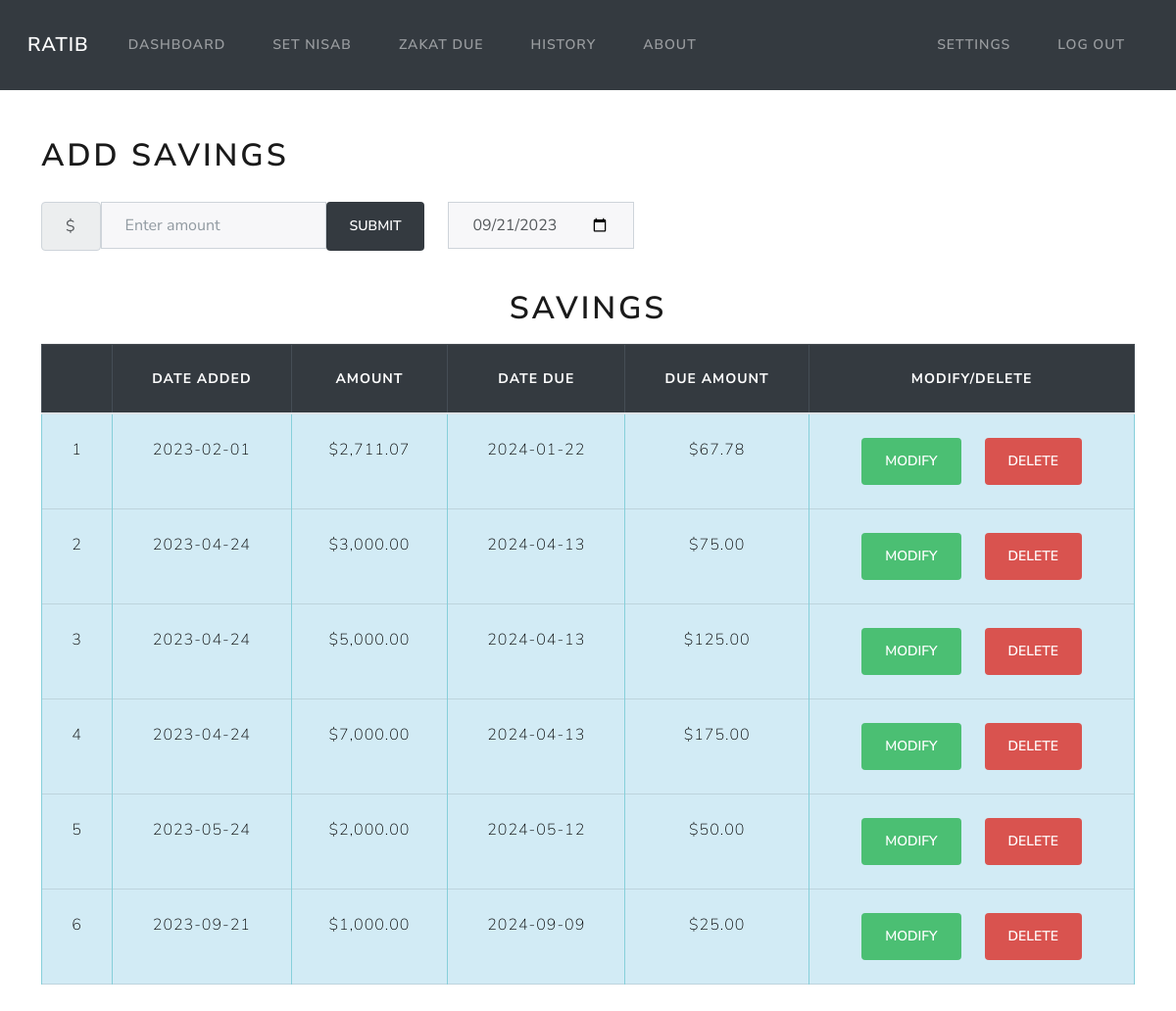
The page /dashboard (signed in) on the database as committed earlier.
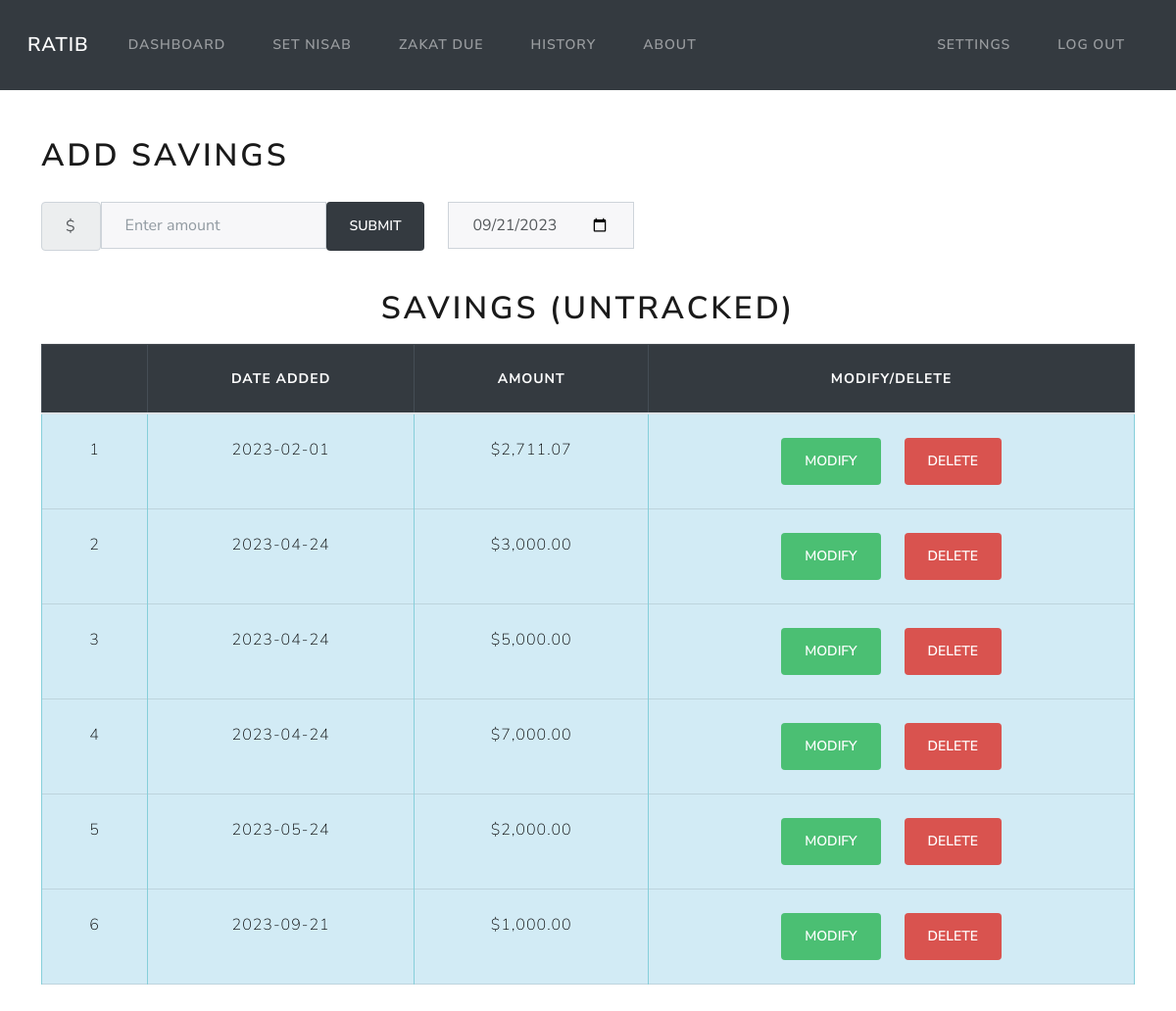
The same page on the database as committed later.
### models.py (models this page shows)
class Income(Base):
    __tablename__ = 'income'
    id = Column(Integer, primary_key=True)
    amount = Column(Numeric(10,2))
    date = Column(DateTime, default=func.now())
    due_date = Column(DateTime, default=calculate_due_date())
    due_amount = Column(Numeric(10,2))
    user_id = Column(Integer, ForeignKey('users.id'))
    user = relationship("User", back_populates="income")
    paid = Column(Boolean, default=False)

class Untracked_Income(Base):
    __tablename__ = 'untracked_income'
    id = Column(Integer, primary_key=True)
    amount = Column(Numeric(10,2))
    date = Column(DateTime, default=func.now())
    user_id = Column(Integer, ForeignKey('users.id'))
    user = relationship("User", back_populates="untracked_income")

### app.py (the view)
@app.route('/dashboard')
@login_required
def dashboard():
    userid = flasksession.get("user_id")
    incomes = session.query(Income).filter_by(user_id=userid, paid=False).all()
    untracked_incomes = session.query(Untracked_Income).filter_by(user_id=userid).all()
    if incomes:
        return render_template('dashboard.html', incomes=incomes, datetime=datetime)
    elif untracked_incomes:
        return render_template('dashboard.html', untracked_incomes=untracked_incomes, datetime=datetime)
    else:
        return render_template('dashboard.html', datetime=datetime)

### app.py (called while the page is built)
@app.teardown_appcontext
def shutdown_session(exception=None):
    session.remove()

### utils.py (called while the page is built)
def login_required(f):
    @wraps(f)
    def decorated_function(*args, **kwargs):
        if session.get("user_id") is None:
            return redirect("/login")
        return f(*args, **kwargs)
    return decorated_function

def usd(value):
    return f"${value:,.2f}"

### templates/dashboard.html (shortened to what this page needs)
{% extends 'layout.html' %}
{% block content %}
<h1 class="mb-2"> Add Savings </h1>
<form class="mb-2" action="/addmoney" method="post">
    <div class="row">
        <div class="form-group col-auto">
            <div class="input-group">
                <span class="input-group-text">$</span>
                <input autocomplete="off" class="form-control mx-auto" type="number" step="0.01" name="income" id="money" placeholder="Enter amount">
                <button class="btn btn-dark" type="submit">Submit</button>
            </div>
        </div>
        <div class="form-group col-auto">
            <div class="input-group datepicker">
                {% set current_date = datetime.strftime(datetime.now(), '%Y-%m-%d') %}
                <input type="date" class="form-control" id="datepicker" name="date" value="{{ current_date }}" required>
            </div>
        </div>
    </div>
</form>
{% if incomes %}
<div class="table-responsive">
    <table class="table table-bordered mt-3" id="income-table">
        <h1 class="mt-3 text-center"> Savings </h1>
        <thead class="table-dark text-center">
                <th></th>
                <th>Date added</th>
                <th>Amount</th>
                <th id="due-date-header">Date Due</th>
                <th id="due-amount-header">Due Amount</th>
                <th>Modify/Delete</th>
            </thead>
            <tbody class="table-info text-center">
                {% for income in incomes | sort(attribute='date') %}
                <tr>
                    <td class="text-center">{{ loop.index }}</td>
                    <td>{{ income.date.date() }}</td>
                    <td>{{ income.amount | usd}}</td>
                    <td>{{ income.due_date.date() }}</td>
                    <td>{{ income.due_amount | usd}}</td>
                    <td class="text-center">
                        <div class="row justify-content-center">
                            <div class="col-auto">
                                <form id="modify-form">
                                    <button type="submit" class="btn btn-success" id="modify-button" name="action" value="tracked">Modify</button>
                                </form>
                            </div>
                            <div class="col-auto">
                                <form action="/delete_entry", method="post">
                                    <button type="submit" class="btn btn-danger" name="action" value="tracked">Delete</button>
                                </form>
                            </div>
                        </div>
                    </td>
                </tr>
                {% endfor %}
            </tbody>
    </table>
</div>
{% elif untracked_incomes %}
<div class="table-responsive">
    <table class="table table-bordered mt-3" id="untracked-table">
        <h1 class="mt-3 text-center"> Savings (Untracked) </h1>
        <thead class="table-dark text-center">
                <th></th>
                <th>Date added</th>
                <th>Amount</th>
                <th>Modify/Delete</th>
            </thead>
            <tbody class="table-info text-center">
                {% for income in untracked_incomes | sort(attribute='date') %}
                <tr>
                    <td class="text-center">{{ loop.index }}</td>
                    <td>{{ income.date.date() }}</td>
                    <td>{{ income.amount | usd}}</td>
                    <td class="text-center">
                        <div class="row justify-content-center">
                            <div class="col-auto">
                                <form id="modify-form">
                                    <button type="submit" class="btn btn-success" id="modify-button" name="action" value="untracked">Modify</button>
                                </form>
                            </div>
                            <div class="col-auto">
                                <form action="/delete_entry", method="post">
                                    <button type="submit" class="btn btn-danger" name="action" value="untracked">Delete</button>
                                </form>
                            </div>
                        </div>
                    </td>
                </tr>
                {% endfor %}
            </tbody>
    </table>
</div>
{% endif %}
{% endblock %}

### templates/layout.html (shortened to what this page needs)
<!doctype html>
<html lang="en">
<head>
  {% block head %}
  <link rel="stylesheet" href="https://cdn.jsdelivr.net/npm/bootstrap@4.3.1/dist/css/bootstrap.min.css"
>
  <link rel="stylesheet" href="/static/lux.css">
  <link rel="stylesheet" href="/static/styles.css">
  {% endblock %}
</head>
<body>
  <nav class="navbar navbar-expand-md navbar-dark bg-dark mx-auto">
    <div class="container-fluid">
      <a class="navbar-brand ml-3" href="/">Ratib</a>
      <div class="collapse navbar-collapse" id="navbarNav">
        {% if session["user_id"] %}
        <ul class="navbar-nav me-auto">
        <li class="nav-item">
          <a class="nav-link" href="/dashboard">Dashboard</a>
        </li>
        <li class="nav-item">
          <a class="nav-link" href="/nisab">Set Nisab</a>
        </li>
          <li class="nav-item">
            <a class="nav-link" href="/due">Zakat Due</a>
          </li>
          <li class="nav-item">
            <a class="nav-link" href="/history">History</a>
          </li>
          <li class="nav-item">
            <a class="nav-link" href="/guide">About</a>
          </li>
        </ul>
        <ul class="navbar-nav ms-auto">
          <li class="nav-item">
            <a class="nav-link" href="/settings">Settings</a>
          </li>
          <li class="nav-item">
            <a class="nav-link" href="/logout">Log Out</a>
          </li>
        </ul>
        {% endif %}
      </div>
    </div>
  </nav>
  <div id="content">
    <main class="container py-5 text-center">
      <div class="row text-left">
        {% block content %}{% endblock %}
      </div>
    </main>
  </div>
</body>
</html>

Rows that differ between the two databases and show on the page:
removed Income: date "2023-02-01", amount "$2,711.07", due_date "2024-01-22", due_amount "$67.78"
removed Income: date "2023-04-24", amount "$3,000.00", due_date "2024-04-13", due_amount "$75.00"
removed Income: date "2023-04-24", amount "$5,000.00", due_date "2024-04-13", due_amount "$125.00"
removed Income: date "2023-04-24", amount "$7,000.00", due_date "2024-04-13", due_amount "$175.00"
removed Income: date "2023-05-24", amount "$2,000.00", due_date "2024-05-12", due_amount "$50.00"
removed Income: date "2023-09-21", amount "$1,000.00", due_date "2024-09-09", due_amount "$25.00"
added Untracked_Income: date "2023-02-01", amount "$2,711.07"
added Untracked_Income: date "2023-04-24", amount "$3,000.00"
added Untracked_Income: date "2023-04-24", amount "$5,000.00"
added Untracked_Income: date "2023-04-24", amount "$7,000.00"
added Untracked_Income: date "2023-05-24", amount "$2,000.00"
added Untracked_Income: date "2023-09-21", amount "$1,000.00"
Other text that changed with them:
text no longer shown: "SAVINGS DATE DUE DUE AMOUNT"
text now shown: "SAVINGS (UNTRACKED)"
